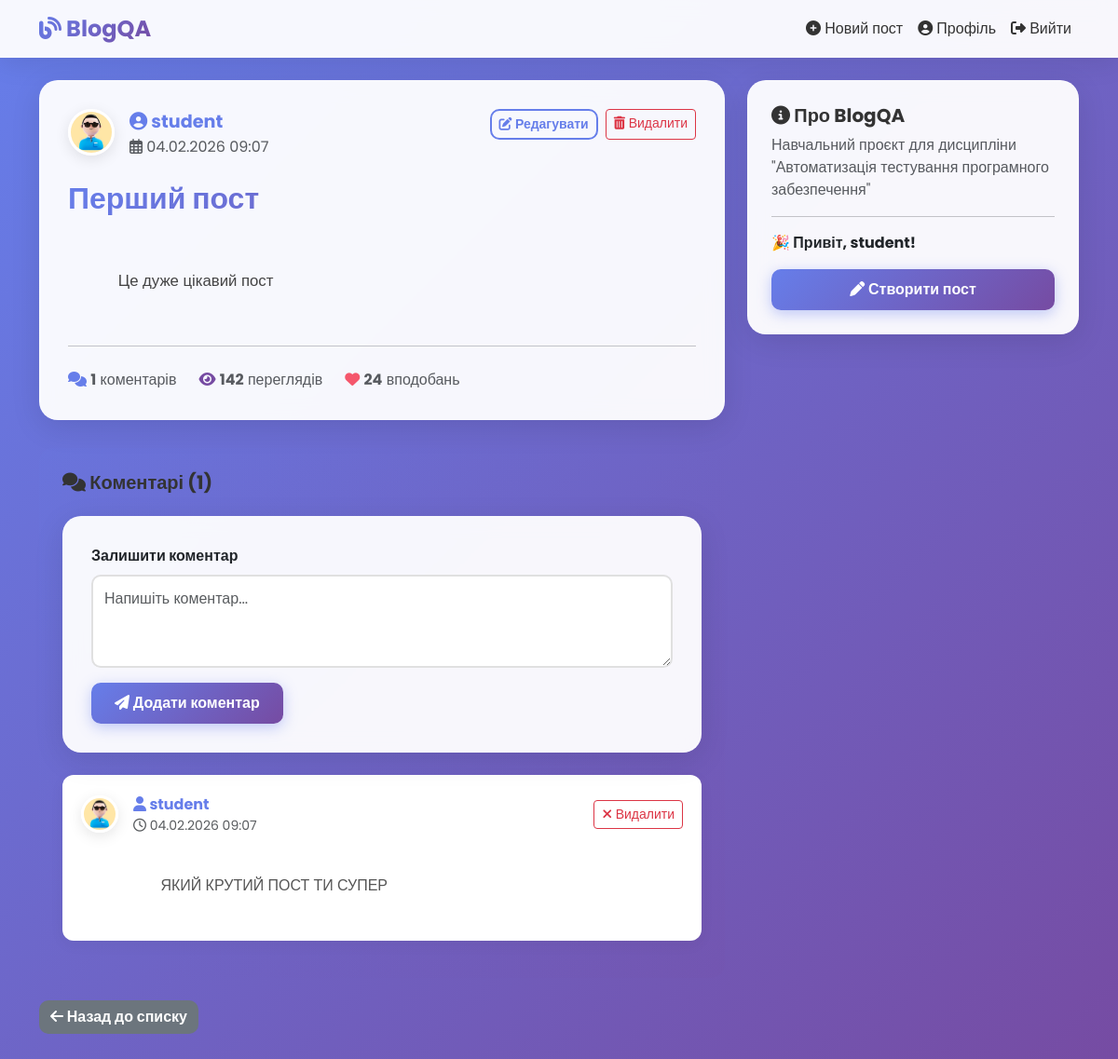
Page /post/1/ (signed in) on the committed database.
### blog/models.py (models this page shows, shortened)
class Post(models.Model):
    title = models.CharField(max_length=200, verbose_name="Заголовок")
    content = models.TextField(verbose_name="Зміст")
    date_posted = models.DateTimeField(default=timezone.now, verbose_name="Дата публікації")
    author = models.ForeignKey(User, on_delete=models.CASCADE, verbose_name="Автор")
    class Meta:
        ordering = ['-date_posted']
        verbose_name = "Пост"
        verbose_name_plural = "Пости"

class Comment(models.Model):
    post = models.ForeignKey(Post, on_delete=models.CASCADE, related_name='comments', verbose_name="Пост")
    author = models.ForeignKey(User, on_delete=models.CASCADE, verbose_name="Автор")
    content = models.TextField(verbose_name="Текст коментаря")
    date_posted = models.DateTimeField(default=timezone.now, verbose_name="Дата публікації")
    class Meta:
        ordering = ['date_posted']
        verbose_name = "Коментар"
        verbose_name_plural = "Коментарі"

### users/models.py (models this page shows, shortened)
class Profile(models.Model):
    user = models.OneToOneField(User, on_delete=models.CASCADE, verbose_name="Користувач")
    image = models.ImageField(
        default='default.jpg',  # повинен лежати у MEDIA_ROOT
        upload_to='profile_pics',
        verbose_name="Аватар"
    )
    bio = models.TextField(max_length=500, blank=True, verbose_name="Про себе")
    class Meta:
        verbose_name = "Профіль"
        verbose_name_plural = "Профілі"

### blog/views.py (the view)
# urls.py: path('post/<int:pk>/', PostDetailView.as_view(), name='post-detail'),
class PostDetailView(DetailView):
    model = Post
    template_name = 'blog/post_detail.html'
    def get_context_data(self, **kwargs):
        context = super().get_context_data(**kwargs)
        context['comments'] = self.object.comments.all()
        context['comment_form'] = CommentForm()
        return context

### blog/forms.py
class CommentForm(forms.ModelForm):
    class Meta:
        model = Comment
        fields = ['content']
        labels = {
            'content': '',
        }
        widgets = {
            'content': forms.Textarea(attrs={
                'class': 'form-control',
                'rows': 3,
                'placeholder': 'Напишіть коментар...'
            }),
        }

### blog/templates/blog/post_detail.html (shortened to what this page needs)
{% extends "blog/base.html" %}
{% block content %}
    <div class="post-card">
        <div class="d-flex align-items-start mb-4">
            <img src="{{ object.author.profile.image.url }}" class="profile-img me-3" alt="Avatar">
            <div class="flex-grow-1">
                <a href="{% url 'user-posts' object.author.username %}" class="text-decoration-none">
                    <strong style="color: #667eea; font-size: 1.2rem;">
                        <i class="fas fa-user-circle"></i> {{ object.author.username }}
                    </strong>
                </a>
                <div class="text-muted">
                    <i class="far fa-calendar-alt"></i> {{ object.date_posted|date:"d.m.Y H:i" }}
                </div>
            </div>
            {% if object.author == user %}
                <div class="d-flex gap-2">
                    <a href="{% url 'post-update' object.id %}" class="btn btn-sm btn-outline-primary">
                        <i class="fas fa-edit"></i> Редагувати
                    </a>
                    <a href="{% url 'post-delete' object.id %}" class="btn btn-sm btn-outline-danger">
                        <i class="fas fa-trash-alt"></i> Видалити
                    </a>
                </div>
            {% endif %}
        </div>
        <h2 class="mb-4" style="background: linear-gradient(135deg, #667eea 0%, #764ba2 100%); -webkit-background-clip: text; -webkit-text-fill-color: transparent;">
            {{ object.title }}
        </h2>
        <div style="white-space: pre-wrap; line-height: 1.8; color: #444; font-size: 1.05rem;">
            {{ object.content }}
        </div>
        <hr class="my-4">
        <div class="d-flex gap-4 text-muted">
            <span><i class="fas fa-comments" style="color: #667eea;"></i> <strong>{{ comments.count }}</strong> коментарів</span>
            <span><i class="fas fa-eye" style="color: #764ba2;"></i> <strong>142</strong> переглядів</span>
            <span><i class="fas fa-heart" style="color: #f5576c;"></i> <strong>24</strong> вподобань</span>
        </div>
    </div>
    <div class="comment-section">
        <h5 class="mb-4">
            <i class="fas fa-comments"></i> Коментарі ({{ comments.count }})
        </h5>
        {% if user.is_authenticated %}
            <div class="post-card mb-4">
                <form method="POST" action="{% url 'add-comment' object.id %}">
                    <div class="mb-3">
                        <label class="form-label"><strong>Залишити коментар</strong></label>
                        {{ comment_form.content }}
                    </div>
                    <button type="submit" class="btn btn-primary">
                        <i class="fas fa-paper-plane"></i> Додати коментар
                    </button>
                </form>
            </div>
        {% endif %}
        {% for comment in comments %}
            <div class="comment">
                <div class="d-flex align-items-center mb-3">
                    <img src="{{ comment.author.profile.image.url }}" class="profile-img me-3" alt="Avatar" style="width: 40px; height: 40px;">
                    <div class="flex-grow-1">
                        <strong style="color: #667eea;">
                            <i class="fas fa-user"></i> {{ comment.author.username }}
                        </strong>
                        <div class="text-muted small">
                            <i class="far fa-clock"></i> {{ comment.date_posted|date:"d.m.Y H:i" }}
                        </div>
                    </div>
                    {% if comment.author == user %}
                        <a href="{% url 'delete-comment' comment.id %}"
                           class="btn btn-sm btn-outline-danger"
                           onclick="return confirm('Видалити цей коментар?')">
                            <i class="fas fa-times"></i> Видалити
                        </a>
                    {% endif %}
                </div>
                <p class="mb-0" style="white-space: pre-wrap; line-height: 1.6; color: #555;">
                    {{ comment.content }}
                </p>
            </div>
        {% empty %}
            <div class="text-center py-5">
                <i class="fas fa-comment-slash" style="font-size: 3rem; color: rgba(255,255,255,0.3);"></i>
                <p class="mt-3 text-muted">Коментарів поки немає. Станьте першим!</p>
            </div>
        {% endfor %}
    </div>
    <div class="mt-4">
        <a href="{% url 'blog-home' %}" class="btn btn-secondary">
            <i class="fas fa-arrow-left"></i> Назад до списку
        </a>
    </div>
{% endblock %}

### blog/templates/blog/base.html (shortened to what this page needs)
<!DOCTYPE html>
<html lang="uk">
<head>
    <link href="https://cdn.jsdelivr.net/npm/bootstrap@5.3.0/dist/css/bootstrap.min.css" rel="stylesheet">
    <link rel="stylesheet" href="https://cdnjs.cloudflare.com/ajax/libs/font-awesome/6.4.0/css/all.min.css">
</head>
<body>
    <nav class="navbar navbar-expand-lg navbar-light mb-4">
        <div class="container">
            <a class="navbar-brand" href="{% url 'blog-home' %}">
                <i class="fas fa-blog"></i> BlogQA
            </a>
            <div class="collapse navbar-collapse" id="navbarNav">
                <ul class="navbar-nav ms-auto">
                    {% if user.is_authenticated %}
                        <li class="nav-item">
                            <a class="nav-link" href="{% url 'post-create' %}">
                                <i class="fas fa-plus-circle"></i> Новий пост
                            </a>
                        </li>
                        <li class="nav-item">
                            <a class="nav-link" href="{% url 'profile' %}">
                                <i class="fas fa-user-circle"></i> Профіль
                            </a>
                        </li>
                        <li class="nav-item">
                            <a class="nav-link" href="{% url 'logout' %}">
                                <i class="fas fa-sign-out-alt"></i> Вийти
                            </a>
                        </li>
                    {% endif %}
                </ul>
            </div>
        </div>
    </nav>
    <div class="container">
        <div class="row">
            <div class="col-md-8">
                {% block content %}{% endblock %}
            </div>
            <div class="col-md-4">
                <div class="sidebar">
                    <h5><i class="fas fa-info-circle"></i> Про BlogQA</h5>
                    <p class="text-muted">Навчальний проєкт для дисципліни "Автоматизація тестування програмного забезпечення"</p>
                    {% if user.is_authenticated %}
                        <hr>
                        <p><strong>🎉 Привіт, {{ user.username }}!</strong></p>
                        <a href="{% url 'post-create' %}" class="btn btn-primary w-100">
                            <i class="fas fa-pen"></i> Створити пост
                        </a>
                    {% endif %}
                </div>
            </div>
        </div>
    </div>
</body>
</html>

### blog/templates/blog/base.html (style rules this page uses)
* { font-family: 'Poppins', sans-serif; }
body { background: linear-gradient(135deg, #667eea 0%, #764ba2 100%); min-height: 100vh; padding-bottom: 50px; }
.navbar { background: rgba(255, 255, 255, 0.95) !important; backdrop-filter: blur(10px); box-shadow: 0 4px 30px rgba(0, 0, 0, 0.1); border: none; }
.navbar-brand { font-weight: 700; background: linear-gradient(135deg, #667eea 0%, #764ba2 100%); -webkit-background-clip: text; -webkit-text-fill-color: transparent; font-size: 1.5rem; }
.nav-link { color: #333 !important; font-weight: 500; transition: all 0.3s ease; position: relative; }
.nav-link::after { content: ''; position: absolute; bottom: 0; left: 50%; transform: translateX(-50%); width: 0; height: 2px; background: linear-gradient(135deg, #667eea 0%, #764ba2 100%); transition: width 0.3s ease; }
.post-card { background: rgba(255, 255, 255, 0.95); backdrop-filter: blur(10px); border-radius: 20px; box-shadow: 0 8px 32px rgba(0, 0, 0, 0.1); margin-bottom: 30px; padding: 30px; border: 1px solid rgba(255, 255, 255, 0.2); transition: all 0.3s ease; animation: fadeInUp 0.6s ease; }
.profile-img { width: 50px; height: 50px; border-radius: 50%; object-fit: cover; border: 3px solid #fff; box-shadow: 0 4px 15px rgba(0, 0, 0, 0.1); transition: all 0.3s ease; }
.sidebar { background: rgba(255, 255, 255, 0.95); backdrop-filter: blur(10px); border-radius: 20px; padding: 25px; box-shadow: 0 8px 32px rgba(0, 0, 0, 0.1); border: 1px solid rgba(255, 255, 255, 0.2); position: sticky; top: 20px; }
.comment-section { background: linear-gradient(135deg, rgba(102, 126, 234, 0.1) 0%, rgba(118, 75, 162, 0.1) 100%); padding: 25px; border-radius: 15px; margin-top: 30px; }
.comment { background: white; padding: 20px; border-radius: 12px; margin-bottom: 15px; box-shadow: 0 4px 15px rgba(0, 0, 0, 0.05); transition: all 0.3s ease; }
.btn-primary { background: linear-gradient(135deg, #667eea 0%, #764ba2 100%); border: none; border-radius: 10px; padding: 10px 25px; font-weight: 600; transition: all 0.3s ease; box-shadow: 0 4px 15px rgba(102, 126, 234, 0.4); }
.btn-outline-primary { color: #667eea; border: 2px solid #667eea; border-radius: 10px; font-weight: 600; transition: all 0.3s ease; }
.btn-secondary { background: #6c757d; border: none; border-radius: 10px; font-weight: 600; transition: all 0.3s ease; }
.form-control { border: 2px solid #e0e0e0; border-radius: 10px; padding: 12px; transition: all 0.3s ease; }
h2, h4, h5 { color: #333; font-weight: 700; }
.sidebar .btn-primary { animation: pulse 2s infinite; }

### rows in the picture
Post: author.profile.image (placeholder picture), author.username "student", date_posted "04.02.2026 09:07", title "Перший пост", content "Це дуже цікавий пост", count "1"
Comment: author.profile.image (placeholder picture), author.username "student", date_posted "04.02.2026 09:07", shows "Видалити", content "ЯКИЙ КРУТИЙ ПОСТ ТИ СУПЕР"

### other values in the picture
{{ comments.count }} "1"
{{ user.username }} "student"
